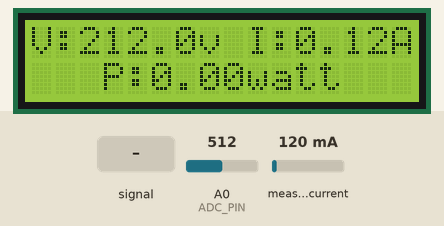
This sketch was run on a simulated Arduino Uno, built with avr-gcc and run on an emulated ATmega328P. Shown: 16×2 character LCD. Inputs (shaded band) come from the test bench; at power-on: measured current 120 mA, A0 (ADC_PIN) = 512. What the sketch prints to the serial monitor is not drawn.

Above: at 1.3 s.
1.4 s: A0 (ADC_PIN) fed a 2 Hz sine of ±306 counts around its level
At 1.71 s:
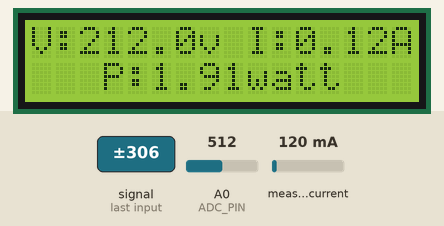
3.0 s: measured current set to 500 mA
At 3.28 s:
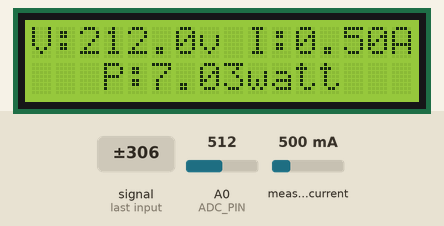
4.5 s: A0 (ADC_PIN) set to 716
At 5.8 s:
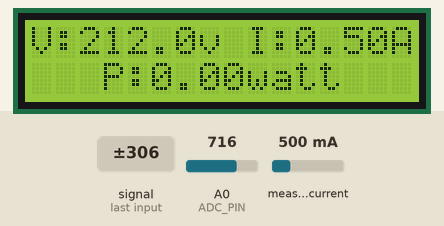
6.1 s: measured current set to 40 mA
At 6.6 s:
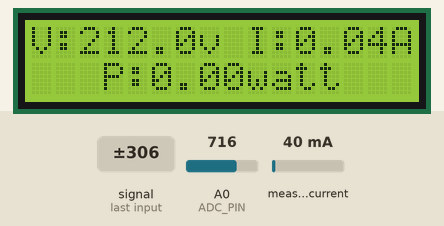
7.7 s: measured current set to 1000 mA
At 8.8 s:
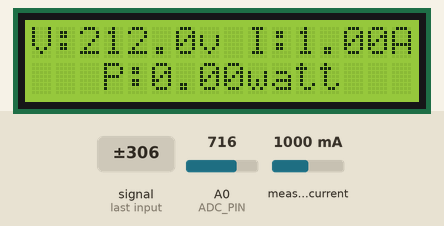
Timing chart, 0 to 10.2 s (numbered marks = the images above; inputs shaded):
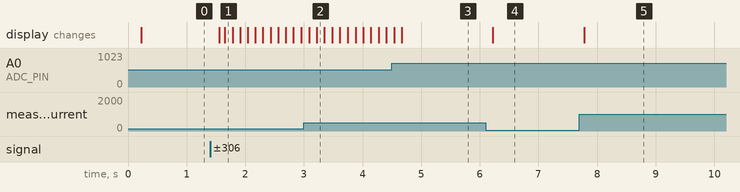

The sketch:

Send_Multiple_data_Arduino.ino
```cpp
#include "ACS712.h" // LIBRARAY SENSOR ARUS ACS

#include <Wire.h> // LIBRARAY I2C
#include <LiquidCrystal_I2C.h> // LIBRARY LCD 1602 I2C

//UNTUK SENSOR VOLTAGE ZMPT
#define SAMPLING 300
#define VOFFSET  512
#define AMPLITUDE 720.00
#define REAL_VAC  220.0
int adc_max, adc_min;
int adc_vpp;

const byte ADC_PIN = A0; // PIN ANALAOG UNTUK SENSOR VOLTAGE
const byte ADC_Arus = A1; // PIN ANALAOG UNTUK SENSOR ARUS

LiquidCrystal_I2C lcd(0x27, 16, 2);
// dapat dicek menggunakan i2c finder

ACS712 sensor(ACS712_05B , ADC_Arus);
/* kode untuk penggunaan sensor acs712
   5A : ACS712_05B
   20A : ACS712_20A
   30A : ACS712_30A
*/

#include <SoftwareSerial.h>

SoftwareSerial Nodemcu (10, 11); // RTX TX

int data1, data2;

void setup() {
  // put your setup code here, to run once:
  Serial.begin(9600); // BAUDRATE SERIAL MONITOR
  Nodemcu.begin(9600); // BAUDRATE KOMUNIKASI SOFTWARE SERIAL
  lcd.init();
  lcd.backlight();
  lcd.setCursor(4,0);
  lcd.print("ENERGY");
  lcd.setCursor(2,1);
  lcd.print("**METER**");

  //Kalibrasi sensor dengan syarat tidak boleh ada beban terlebih dahulu
  Serial.println("Kalibrasi ... Pastikan tidak ada arus yang mengalir melalui sensor pada saat ini");
  sensor.calibrate();
  Serial.println("Selesai!");
}

void loop() {
  // put your main code here, to run repeatedly:
  unsigned long currentMillis;
  unsigned long seconds;
  unsigned long minutes;
  unsigned long hours;

  currentMillis = millis();
  seconds = currentMillis / 1000;
  minutes = seconds / 60;
  hours = minutes / 60;

  float I = sensor.getCurrentAC(); // FUNGSI BACA ARUS
  read_VAC(); // FUNGSI UNTUK BACA VOLTASE
  float V = map(adc_vpp, 0, AMPLITUDE, 0, REAL_VAC * 100.00) / 100.00; // MAPPING NILAI ADC
  //RUMUS DAYA
  float P = V * I;
  //RUMUS ENERGI
  float kwh = (hours * P)/1000;
  if (V <= 210)
  {
    V = 212;
  }
  else if (V >= 212 && V <= 220 )
  {
    V = V;
  }
  else if ( V >= 225)
  {
    V = 220;
  }
  Serial.print(String("voltase : ") + V + "V");
  Serial.print("    ");
  Serial.println(String("I = ") + I + " A");
  Serial.print(String("Power : ") + P + "watt");
  Serial.print("    ");
  Serial.println(String("K WH = ") + kwh + " khw");
  Serial.println(seconds);
  Serial.println(minutes);
  Serial.println(hours);
  lcd.setCursor(0,0); lcd.print("V:");
  lcd.setCursor(2,0); lcd.print(V);
  lcd.setCursor(7,0); lcd.print("v");
  lcd.setCursor(8,0);
  lcd.print(" ");
  lcd.setCursor(9,0); lcd.print("I:"); lcd.setCursor(11,0); lcd.print(I);lcd.setCursor(15,0); lcd.print("A");
  lcd.setCursor(2,1); lcd.print(" ");
  lcd.setCursor(3,1); lcd.print("P:"); lcd.setCursor(5,1); lcd.print(P); lcd.setCursor(9,1); lcd.print("watt");


  // KIRIM SOFTWARE SERIAL KE NODEMCU
  Nodemcu.print(V); Nodemcu.print("A");
  Nodemcu.print(I); Nodemcu.print("B");
  Nodemcu.print(P); Nodemcu.print("C");
  Nodemcu.print(kwh); Nodemcu.print("D");
  Nodemcu.print("\n");

  //delay(500);
}


// FUNGSI UNTUK BACA VOLTASE
void read_VAC()
{
  int cnt;
  adc_max = 0;
  adc_min = 1024;

  for (cnt = 0; cnt < SAMPLING; cnt++)
  {
    int adc = analogRead(ADC_PIN);
    //Serial.print(String("ADC : ") + adc + " ");
    if (adc > adc_max)
    {
      adc_max = adc;
    }
    if (adc < adc_min)
    {
      adc_min = adc;
    }
  }
  adc_vpp = adc_max - adc_min;
}
```

Measured:
- after the input at 1.4 s, the display: first changes after 0.15 s (image 1 shows a later state)
- after the input at 6.1 s, the display: changes after 0.12 s (image 4)
- after the input at 7.7 s, the display: changes after 0.08 s (image 5)
